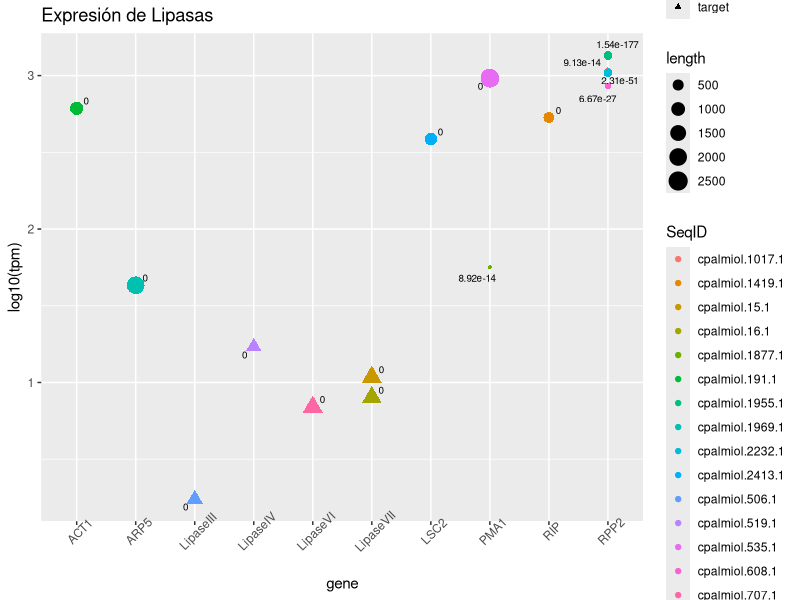

The R source for this figure:
## ---- chunk 1
knitr::opts_chunk$set(
  collapse = TRUE,
  comment = "#>",
  fig.path = "imgs/",
  out.width = "100%"
)

knitr::opts_chunk$set(echo = TRUE)
## ---- chunk 2
require(kableExtra)
require(dplyr)

df <- read.delim("docs/summaryTable.txt", sep = "\t", header = TRUE)

df1 <- df %>% 
  select(numReadsSubread,totalBasesSubread , meanReadLenSubread,
         n50Subread) %>% 
  rename(`Número Reads` = numReadsSubread,
        `Total Bases` = totalBasesSubread,
       `Tamaño Promedio de las reads` = meanReadLenSubread,
       `N50` = n50Subread)

df1 %>% 
  kable(escape = F, full_width = FALSE) %>%
  kable_material_dark()
## ---- chunk 3
c = ((150*2)*2.0E7)/1.2E7
print(paste0("La cobertura con illumina es de ", round(c, digits = 0),"x"))
## ---- chunk 4
cpb = (14465*631994)/12616309
print(paste0("La cobertura con PacBio es de ", round(cpb, digits = 0),"x"))
## ---- chunk 5
  
library(dplyr)
library(tidyr)
library(ggplot2)
library(ggrepel)

counts <- read.delim("docs/abundance.tsv", header = T, 
                     stringsAsFactors = F) %>% 
  select(GeneID, tpm)

lipasas <- read.delim("docs/lipsRNA_filter.txt", header = T, 
                      stringsAsFactors = F)  

df <- as.data.frame(left_join(lipasas, counts,
                by= "GeneID") %>% 
  rename(SeqID = GeneID)) 
  
  
df %>% 
  ggplot(aes(x=gene, y=log10(tpm))) +
  geom_point(aes(size = length, color=SeqID, shape=Tipo)) +
  theme(axis.text.x = element_text(angle = 45)) +
  geom_text_repel(data = df, aes(label = evalue),
                  size=2.5) +
  ggtitle("Expresión de Lipasas")
## ---- chunk 6
library(dplyr)
counts <- read.delim("docs/abundance.tsv", header = T, 
                     stringsAsFactors = F) %>% 
  select(GeneID, tpm)
## ---- chunk 7
require(kableExtra)

counts %>%
  head() %>% 
  kbl() %>% 
  kable_paper("hover", full_width = F)
## ---- chunk 8
library(dplyr)

lipasas <- read.delim("docs/lipsRNA_filter.txt", header = T, 
                      stringsAsFactors = F) 
## ---- chunk 9
require(kableExtra)

lipasas %>%
  head() %>% 
  kbl() %>% 
  kable_paper("hover", full_width = F)
## ---- chunk 10
df <- as.data.frame(left_join(lipasas, counts,
                by= "GeneID") %>% 
  rename(SeqID = GeneID)) 
## ---- chunk 11
require(kableExtra)

df %>%
  head() %>% 
  kbl() %>% 
  kable_paper("hover", full_width = F)
